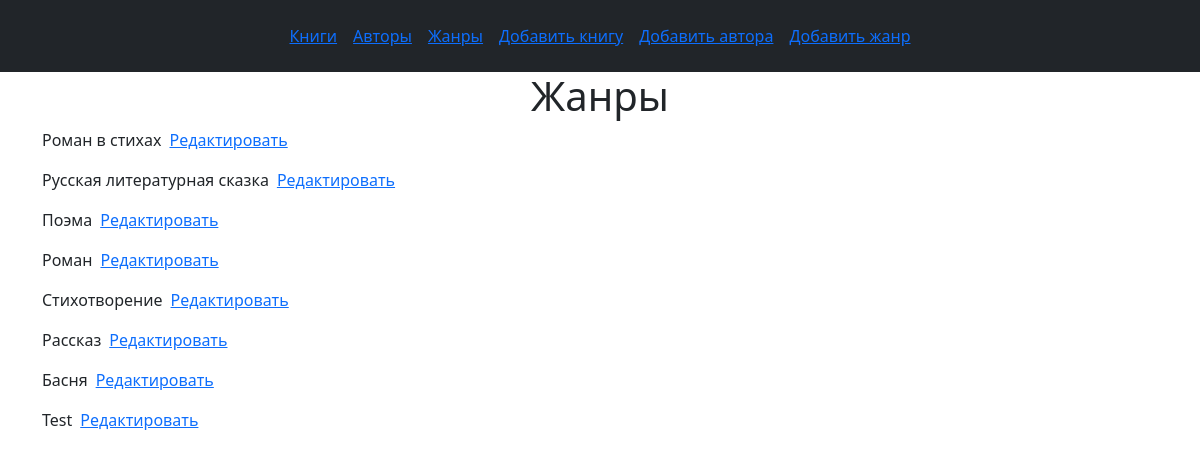
Before: /genres/ with the older database file.
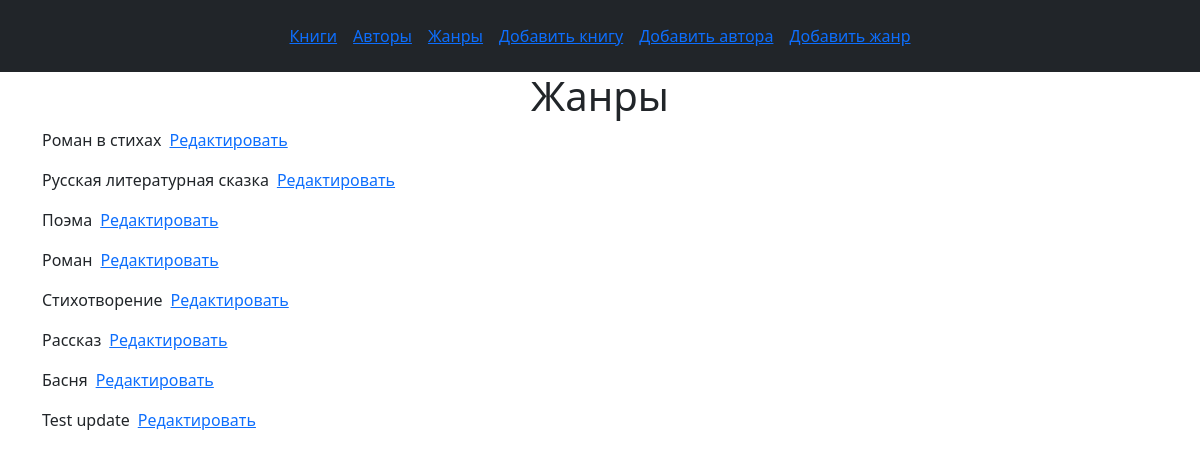
After: the same page with the newer database file.
### books/models.py (models this page shows, shortened)
class Genre(models.Model):
	name = models.CharField('Название жанра', max_length=50, unique=True)
	class Meta:
		verbose_name = 'Жанр'
		verbose_name_plural = 'Жанры'

### books/views.py (the view)
# urls.py: path('genres/', views.GenreListView.as_view(), name='genre_list'),
class GenreListView(ListView):
	model = Genre
	template_name = 'books/genre_list.html'
	context_object_name = 'genres'

### books/templates/books/genre_list.html (shortened to what this page needs)
{% extends 'books/base.html' %}
{% block content %}
<h1 class="text-center">Жанры</h1>
<div class="container">
	{% for genre in genres %}
		<div class="d-flex">
			<p>{{ genre.name }}</p>
			<a href="{% url 'genre_update' genre.pk %}" class="mx-2">Редактировать</a>
		</div>
	{% endfor %}
</div>
{% endblock %}

Changed rows visible on the page:
changed Genre: name "Test" → "Test update"
